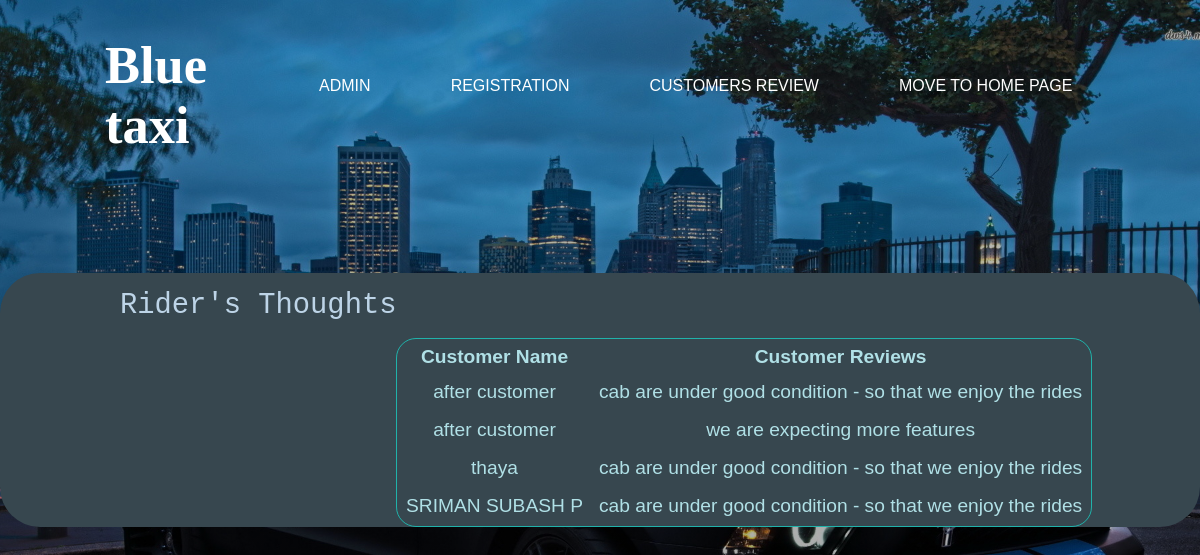
The app's page /Custview.php with its own data.
### tables this page shows
CREATE TABLE `customer` (
  `id` int(65) NOT NULL,
  `cname` varchar(65) NOT NULL,
  `customer` varchar(65) NOT NULL
);

### Custview.php (the view, shortened to what this page needs)
<!DOCTYPE html>
<html lang="en">
<head>
    <link rel="stylesheet" href="Custview.css">
</head>
<body>
    <div class="banner">
        <div class="navbar">
        <div class="design"> <h2>Blue taxi</h2></div>
            <ul>
                <li><a href="admin.php">Admin</a><li>
                <li><a href="register.php">Registration</a><li>
                <li><a href="Customer-review.php">Customers Review</a><li>
                <li><a href="index.php">Move to home page</a><li>
        </div>
    </div>
    <div class="main-content">
    <div class="context">
       <h2 style="color:#BDD4E7;">Rider's Thoughts</h2>
      <?php
      include "connect.php";
       $select = "select * from customer";
       $result = mysqli_query($conn, $select);
       if(mysqli_num_rows($result)>0)
       {?>
        <table>
            <tr>
                <th>Customer Name</th>
                <th>Customer Reviews</th>
        <?php while($row = mysqli_fetch_object($result))
       {
         ?>
         <tr>
         <td><?php echo $row->cname; ?></td>
         <td><?php echo $row->customer; ?></td>
         </tr>
            </tr>
            <?php
       }
       }
    ?>
    </table>
</body>
</html>

### Custview.css (style rules this page uses)
* { margin:0; padding:0; }
.banner { width: 100%; height: 100vh; background-image: linear-gradient(rgba(0, 0, 0, 0.25),rgba(0,0,0,0.35)),url(ad.jpg); background-size: cover; background-repeat: no-repeat; background-position: center; font-family: sans-serif; padding:1.5rm; border-bottom-right-radius: 100px; border-bottom-left-radius: 100px; }
.navbar { width: 85%; margin: auto; padding: 35px 0; display: flex; align-items: center; justify-content: space-between; font-family: sans-serif; }
.navbar ul li { list-style: none; display: inline-block; margin: 0 20px; position: relative; }
.navbar ul li a { text-decoration: none; color: #fff; text-transform: uppercase; }
.navbar ul li::after { content: ''; height: 3px; width: 0px; background: skyblue; position: absolute; left: 0; bottom: -10px; transition: 0.5s; }
.navbar h2 { color: #fff; padding-left: 15px; }
.design { display: flex; font-family: Footlight MT Light; font-size: 35px; }
.context { width: 100%; position: absolute; top: 50%; transform: translateY(-50%); font-size: larger; color: #fff; font-family: sans-serif; }
.main-content .context { justify-content: space-around; background-color: #37474F; border-radius: 40px; }
.context h2 { margin: 20px auto; font-weight: 100; line-height: 25px; padding-left: 10%; font-family: 'Courier New', Courier, monospace; }
table { margin-left: 33%; text-align: center; color: powderblue; border: 1px solid lightseagreen; border-radius: 20px; }
td { padding: 7px 7px; }
th { padding: 4.5px 4.5px; }

### records on screen
customer: cname "after customer", customer "cab are under good condition - so that we enjoy the rides"
customer: cname "after customer", customer "we are expecting more features"
customer: cname "thaya", customer "cab are under good condition - so that we enjoy the rides"
customer: cname "SRIMAN SUBASH P", customer "cab are under good condition - so that we enjoy the rides"
